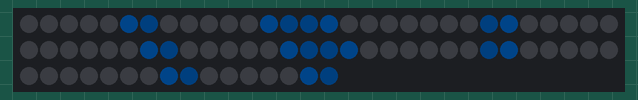
Simulated run of this sketch. Board: Arduino Mega 2560, built with avr-gcc and run on an emulated ATmega2560. On the bench: 76 RGB LEDs in strip order, left to right, continuing on the next row. Dim RGB values are drawn brighter than linear; random numbers use the default seed unless the sketch sets one.

Above: at 0.29 s.
At 5.58 s:
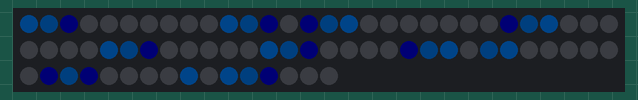
At 10.58 s:
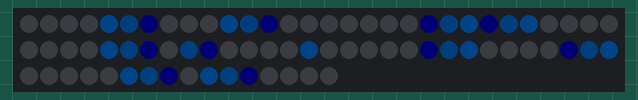
At 19.33 s:
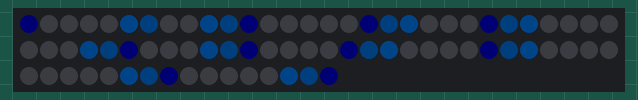
At 29.25 s:
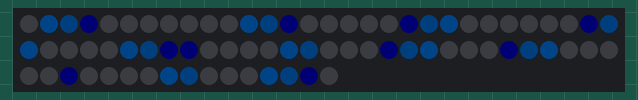
At 38.84 s:
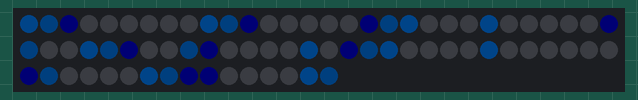

The sketch:

NeopixelTest.ino
```cpp
#include <WS2812FX.h>

#define LED_COUNT 76
#define LED_PIN 36

WS2812FX ws2812fx = WS2812FX(LED_COUNT, LED_PIN, NEO_GRB + NEO_KHZ800);
int s = 700; //speed, realized as delay time in ms

const int nSegs = 10;
int segLengths[nSegs] = {7, 7, 9, 8, 7, 7, 8, 9, 7, 7};

void setup() {
  Serial.begin(9600);
  ws2812fx.init();
  ws2812fx.setBrightness(10); //brightness can be up to 255, but low values work better
  ws2812fx.setColor(00, 128, 255);
  int curIdx = 0;
  bool a = true;
  bool b = false;
  for (int segIdx = 0; segIdx < nSegs; segIdx++) {
    ws2812fx.setSegment(segIdx, curIdx, curIdx + segLengths[segIdx] - 1, FX_MODE_COMET,  0x0080FF, s + random(80) - 40, a);
    //arguments: (index of segment, first pixel in segment, last pixel in segment, effect, color, speed (delay time), is reversed?)
    //FX_MODE_COMET is the effect that looked like the rain we needed, but we can change it slightly if we need to without needing to start from scratch
    curIdx += segLengths[segIdx];

    /*
     * do this stuff so that every other pair of segments
     * is reversed, so that the strands dont need to all
     * be going the same way (the wires ended up being too short to all go the same way)
     */
    a = a ^ b;
    b = !b;
  }
  ws2812fx.start();
}

void loop() {
  ws2812fx.service(); //call service on every iteration, timing is taken care of internally
}
```
